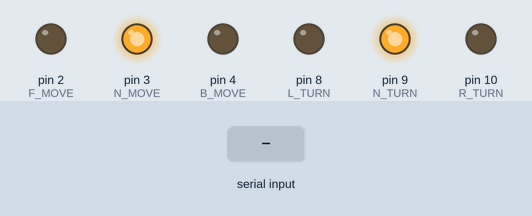
A sketch run on a simulated Arduino Uno, built with avr-gcc and run on an emulated ATmega328P. Parts: output pins drawn as LEDs (lit = HIGH). Inputs (shaded band) come from the test bench. What the sketch prints to the serial monitor is not drawn.

Above: at 1.2 s.
1.3 s: "s" received over Serial
Timing chart, 0 to 4.3 s (numbered marks = the images above; inputs shaded):
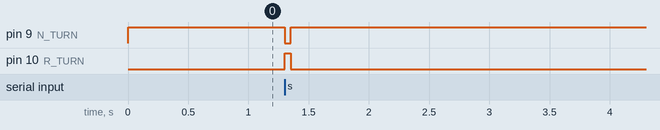

Measured:
- after the input at 1.3 s, pin 9 (N_TURN): HIGH → LOW at once, → HIGH 0.05 s later; pin 10 (R_TURN): LOW → HIGH at once, → LOW 0.05 s later

The sketch:

remote_control.ino
```cpp
#include <SPI.h>
#include <Pixy.h>
#include <math.h>

/**Video Control Var**/
Pixy pixy;
//route
const int xs[] = {150, 150};
const int ys[] = {85,  200};
const int np = sizeof(xs) / sizeof(xs[0]);
//curr pos, direction in degrees 0-360
int x = 0;
int y = 0;
int dir;
int dir0;
int dir1;
//how many tracking points has the car gone through
int num = 0;


/**Control Board Var**/
const int F_MOVE = 2;
const int N_MOVE = 3;
const int B_MOVE = 4;
const int L_TURN = 8;
const int N_TURN = 9;
const int R_TURN = 10;
const int H = 255;
const int L = 0;

const int TDEG50 = 50;

int serial_sig = 0;

/**Global Control Var**/
bool begin = false;
int cycle = 0;

void stopMove() {
  analogWrite(L_TURN, L);
  analogWrite(N_TURN, H);
  analogWrite(R_TURN, L);

  analogWrite(F_MOVE, L);
  analogWrite(N_MOVE, H);
  analogWrite(B_MOVE, L);
}

void lTurn() {
  analogWrite(L_TURN, H);
  analogWrite(N_TURN, L);
  analogWrite(R_TURN, L);
}

void rTurn(int t) {
  analogWrite(L_TURN, L);
  analogWrite(N_TURN, L);
  analogWrite(R_TURN, H);

  delay(t);
  stopMove();
}

void fMove() {
  analogWrite(F_MOVE, H);
  analogWrite(N_MOVE, L);
  analogWrite(B_MOVE, L);
}

void bMove() {
  analogWrite(F_MOVE, L);
  analogWrite(N_MOVE, L);
  analogWrite(B_MOVE, H);
}

//returns curr direction of the car, assuming first block coordinate is the S1's coord
int getDirection(int diffx, int diffy) {
  if (diffx == 0 && diffy == 0) {
    Serial.print("Wrong angle\n");
  }

  double angle = 0.0;
  if (diffx == 0 && diffy > 0) {
    angle = 90;
  }
  if (diffx == 0 && diffy < 0) {
    angle = 270;
  }
  if (diffx < 0 && diffy == 0) {
    angle = 0;
  }
  if (diffx > 0 && diffy == 0) {
    angle = 180;
  }

  if (!(diffx == 0 || diffy == 0)) {
    double dx = (double)(abs(diffx));
    double dy = (double)(abs(diffy));
    angle = atan(dx / dy) * 180 / 3.14;
    angle = angle == 0 ? 1 : angle;

    if (diffx < 0 && diffy > 0) {
      angle = 90 - angle;
    }
    if (diffx > 0 && diffy > 0) {
      angle = 90 + angle;
    }
    if (diffx > 0 && diffy < 0) {
      angle = 270 - angle;
    }
    if (diffx < 0 && diffy < 0) {
      angle = 270 + angle;
    }
  }

  return ((int)angle);
}

void setup() {
  // initialize serial communications at 9600 bps:
  Serial.begin(9600);

  //reset car remote with stop
  stopMove();

  pixy.init();
  delay(50);
}

void loop() {

  while (!begin) {
    //Serial.println("Initializing Controller: Turn off then on");
    //stopMove();
    if (Serial.available() > 0) {
      serial_sig = Serial.read();
      if (serial_sig == 's') {
        begin = true;
      }
    }
    return;
  }

   rTurn(50);
   delay(1000);
  /*
  int target = 90;
  bool captured = false;
  while (!captured) {
    uint16_t nBlocks = pixy.getBlocks();
    if (nBlocks == 2 && (pixy.blocks[0].signature == 1 && pixy.blocks[1].signature == 2)) {
      //confirmed recognization on car
      dir0 = getDirection(pixy.blocks[0].x -  pixy.blocks[1].x, pixy.blocks[0].y - pixy.blocks[1].y);
      captured = true;
    }
  }

  dir1 = dir0;
  while (dir0 - dir1 < target) {
    int dt = (target - (dir0 - dir1)) / 50.0 * TDEG50;
    Serial.println(dt);
    rTurn(dt);
    delay(1000);

    //continue turning
    captured = false;
    while (!captured) {
      uint16_t nBlocks = pixy.getBlocks();
      if (nBlocks == 2 && (pixy.blocks[0].signature == 1 && pixy.blocks[1].signature == 2)) {
        //confirmed recognization on car
        dir1 = getDirection(pixy.blocks[0].x -  pixy.blocks[1].x, pixy.blocks[0].y - pixy.blocks[1].y);
        captured = true;
      }
    }

    Serial.print("Dir0: ");
    Serial.print(dir0);
    Serial.print(" | Dir1: ");
    Serial.print(dir1);
    Serial.print(" | diff: ");
    Serial.println(dir0 - dir1);
    Serial.println();
  }

  stopMove();
*/
  Serial.println("Stopped");
  begin = false;


  /*
  if (true) {
    //pixy get pos, dir
    uint16_t nBlocks = pixy.getBlocks();
    if (nBlocks == 2 && (pixy.blocks[0].signature == 1 && pixy.blocks[1].signature == 2)) {
      //confirmed recognization on car
      x = (pixy.blocks[0].x + pixy.blocks[1].x) / 2;
      y = (pixy.blocks[0].y + pixy.blocks[1].y) / 2;
      dir = getDirection(pixy.blocks[0].x -  pixy.blocks[1].x, pixy.blocks[0].y - pixy.blocks[1].y);
      Serial.print("Find the car! Dir = ");
      Serial.println(dir);
    }
  }
  */
}
```
